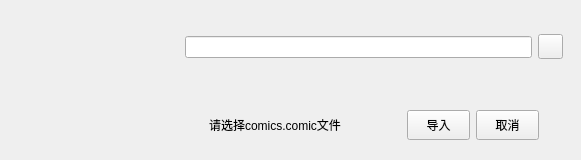
<?xml version="1.0" encoding="UTF-8"?>
<ui version="4.0">
 <class>Form</class>
 <widget class="QWidget" name="Form">
  <property name="geometry">
   <rect>
    <x>0</x>
    <y>0</y>
    <width>581</width>
    <height>160</height>
   </rect>
  </property>
  <property name="maximumSize">
   <size>
    <width>16777215</width>
    <height>300</height>
   </size>
  </property>
  <property name="windowTitle">
   <string>Form</string>
  </property>
  <layout class="QHBoxLayout" name="horizontalLayout">
   <property name="topMargin">
    <number>5</number>
   </property>
   <property name="rightMargin">
    <number>0</number>
   </property>
   <property name="bottomMargin">
    <number>5</number>
   </property>
   <item>
    <widget class="QLabel" name="label">
     <property name="minimumSize">
      <size>
       <width>150</width>
       <height>150</height>
      </size>
     </property>
     <property name="maximumSize">
      <size>
       <width>150</width>
       <height>150</height>
      </size>
     </property>
     <property name="cursor">
      <cursorShape>PointingHandCursor</cursorShape>
     </property>
     <property name="text">
      <string/>
     </property>
    </widget>
   </item>
   <item>
    <widget class="QWidget" name="widget" native="true">
     <layout class="QVBoxLayout" name="verticalLayout">
      <property name="leftMargin">
       <number>0</number>
      </property>
      <property name="topMargin">
       <number>0</number>
      </property>
      <property name="rightMargin">
       <number>0</number>
      </property>
      <property name="bottomMargin">
       <number>0</number>
      </property>
      <item>
       <widget class="QWidget" name="widget_2" native="true">
        <property name="maximumSize">
         <size>
          <width>16777215</width>
          <height>150</height>
         </size>
        </property>
        <layout class="QVBoxLayout" name="verticalLayout_2">
         <item>
          <widget class="QWidget" name="widget_6" native="true">
           <layout class="QHBoxLayout" name="horizontalLayout_5">
            <item>
             <widget class="QLineEdit" name="lineEdit_path"/>
            </item>
            <item>
             <widget class="QPushButton" name="open_folder">
              <property name="minimumSize">
               <size>
                <width>25</width>
                <height>25</height>
               </size>
              </property>
              <property name="maximumSize">
               <size>
                <width>25</width>
                <height>25</height>
               </size>
              </property>
              <property name="cursor">
               <cursorShape>PointingHandCursor</cursorShape>
              </property>
              <property name="text">
               <string/>
              </property>
             </widget>
            </item>
           </layout>
          </widget>
         </item>
        </layout>
       </widget>
      </item>
      <item>
       <widget class="QWidget" name="widget_3" native="true">
        <property name="maximumSize">
         <size>
          <width>16777215</width>
          <height>60</height>
         </size>
        </property>
        <layout class="QHBoxLayout" name="horizontalLayout_2">
         <property name="leftMargin">
          <number>9</number>
         </property>
         <property name="topMargin">
          <number>0</number>
         </property>
         <property name="rightMargin">
          <number>0</number>
         </property>
         <property name="bottomMargin">
          <number>0</number>
         </property>
         <item>
          <widget class="QLabel" name="label_parh">
           <property name="minimumSize">
            <size>
             <width>150</width>
             <height>0</height>
            </size>
           </property>
           <property name="maximumSize">
            <size>
             <width>150</width>
             <height>16777215</height>
            </size>
           </property>
           <property name="text">
            <string>请选择comics.comic文件</string>
           </property>
          </widget>
         </item>
         <item>
          <widget class="QWidget" name="widget_4" native="true">
           <property name="minimumSize">
            <size>
             <width>150</width>
             <height>50</height>
            </size>
           </property>
           <property name="maximumSize">
            <size>
             <width>150</width>
             <height>50</height>
            </size>
           </property>
           <layout class="QHBoxLayout" name="horizontalLayout_3">
            <item>
             <widget class="QPushButton" name="pushButton_build">
              <property name="minimumSize">
               <size>
                <width>0</width>
                <height>30</height>
               </size>
              </property>
              <property name="maximumSize">
               <size>
                <width>16777215</width>
                <height>30</height>
               </size>
              </property>
              <property name="cursor">
               <cursorShape>PointingHandCursor</cursorShape>
              </property>
              <property name="text">
               <string>导入</string>
              </property>
             </widget>
            </item>
            <item>
             <widget class="QPushButton" name="pushButton_cancel">
              <property name="minimumSize">
               <size>
                <width>0</width>
                <height>30</height>
               </size>
              </property>
              <property name="maximumSize">
               <size>
                <width>16777215</width>
                <height>30</height>
               </size>
              </property>
              <property name="cursor">
               <cursorShape>PointingHandCursor</cursorShape>
              </property>
              <property name="text">
               <string>取消</string>
              </property>
             </widget>
            </item>
           </layout>
          </widget>
         </item>
        </layout>
       </widget>
      </item>
     </layout>
    </widget>
   </item>
  </layout>
 </widget>
 <resources/>
 <connections/>
</ui>
